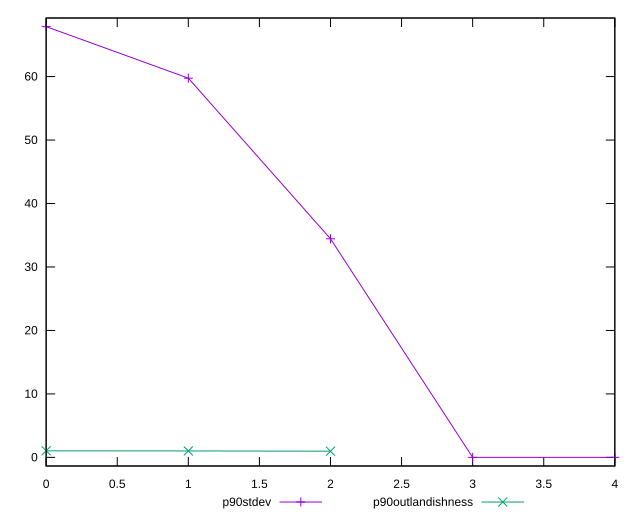

Write the gnuplot code that produced this figure.
reset

$p90Stdev <<EOF
0 67.87075633447898
1 59.748984508873114
2 34.44049329045148
3 0
4 0
EOF

$p90Outlandishness <<EOF
0 1.0367390938991718
1 1.0162335771683118
2 0.9759811261004794
EOF

set key outside below
set xrange [0:4]
set yrange [-1.3574151266895798:69.22817146116856]
set trange [-1.3574151266895798:69.22817146116856]
set terminal svg size 640, 520 enhanced background rgb 'white'
set output "report_00018_2021-02-10T15-25-16.877Z/offscreen-images/progression/stddev.svg"

plot $p90Stdev title "p90stdev" with linespoints, \
     $p90Outlandishness title "p90outlandishness" with linespoints

reset
